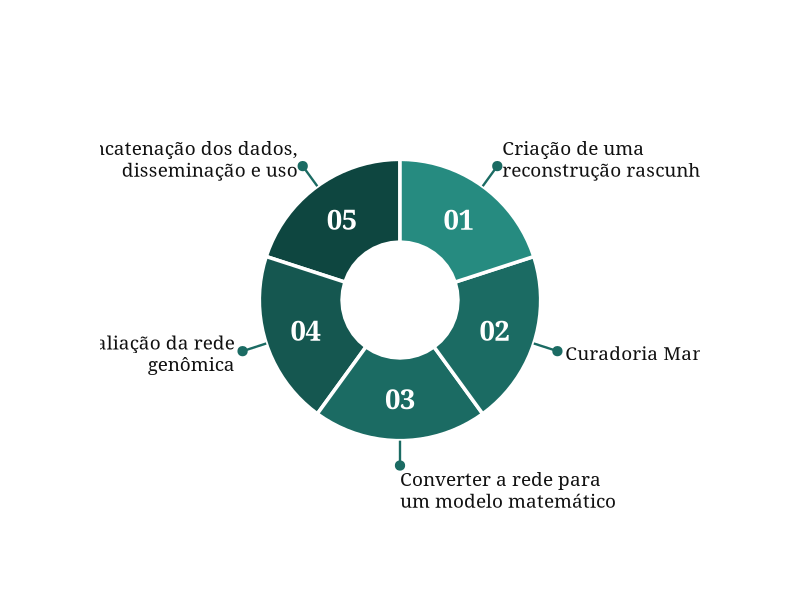

Reproduce this figure in R.
## ---- chunk 1
#| echo: false
#| message: false
#| warning: false
#| fig-width: 16
#| fig-height: 9
#| out-width: "100%"
#| out-height: "100%"
#| fig-align: "center"

library(ggplot2)

# ==============================================================================
# 1. DADOS DAS FATIAS (DONUT)
# ==============================================================================
df <- data.frame(
  id = factor(1:5),
  label_num = c("01", "02", "03", "04", "05"),
  y_pos = c(0.5, 1.5, 2.5, 3.5, 4.5)
)

paleta <- c(
  "01" = "#0e4640",
  "02" = "#155750",
  "03" = "#1b6b63",
  "04" = "#1b6b63",
  "05" = "#268b80"
)

# ==============================================================================
# 2. RÓTULOS E HASTES CONECTORAS
# ==============================================================================
# Ajustamos os pontos x_start e x_end para aproximar os textos do anel principal
labels_df <- data.frame(
  id = c("01", "02", "03", "04", "05"),
  x_start = 2.0,       # Início na borda externa do anel
  x_end = 2.3,         # Ponto final com a bolinha
  y_pos = c(0.5, 1.5, 2.5, 3.5, 4.5),
  text = c(
    "Criação de uma\nreconstrução rascunho",
    "Curadoria Manual",
    "Converter a rede para\num modelo matemático",
    "Avaliação da rede\ngenômica",
    "Concatenação dos dados,\ndisseminação e uso"
  ),
  hjust = c(0, 0, 0, 1, 1),
  x_text = c(2.4, 2.4, 2.6, 2.4, 2.4)
)

# ==============================================================================
# 3. GRÁFICO OTIMIZADO PARA SLIDES 16:9 (1600x900)
# ==============================================================================
ggplot() +
  # Rosquinha principal
  geom_bar(
    data = df, 
    aes(x = 1.5, y = 1, fill = label_num), 
    stat = "identity", 
    width = 1, 
    color = "white", 
    size = 1.2
  ) +
  
  # Números dentro das fatias
  geom_text(
    data = df, 
    aes(x = 1.5, y = y_pos, label = label_num), 
    color = "white", 
    fontface = "bold", 
    size = 7, 
    family = "Georgia"
  ) +
  
  # Hastes conectoras
  geom_segment(
    data = labels_df, 
    aes(x = x_start, xend = x_end, y = y_pos, yend = y_pos),
    color = "#1b6b63", 
    size = 0.8
  ) +
  
  # Bolinhas
  geom_point(
    data = labels_df, 
    aes(x = x_end, y = y_pos), 
    color = "#1b6b63", 
    size = 2.8
  ) +
  
  # Textos explicativos
  geom_text(
    data = labels_df, 
    aes(x = x_text, y = y_pos, label = text, hjust = hjust),
    color = "#111111", 
    family = "Georgia", 
    size = 4.8, 
    lineheight = 0.95
  ) +
  
  # Coordenadas Polares (Sentido Horário)
  coord_polar(theta = "y", start = 0, direction = 1) +
  
  scale_fill_manual(values = paleta) +
  
  # xlim reduzido para expadir o diâmetro do anel na tela
  xlim(0.3, 3.2) +
  
  theme_void() +
  theme(
    legend.position = "none",
    plot.margin = margin(0, 0, 0, 0, "cm")
  )
